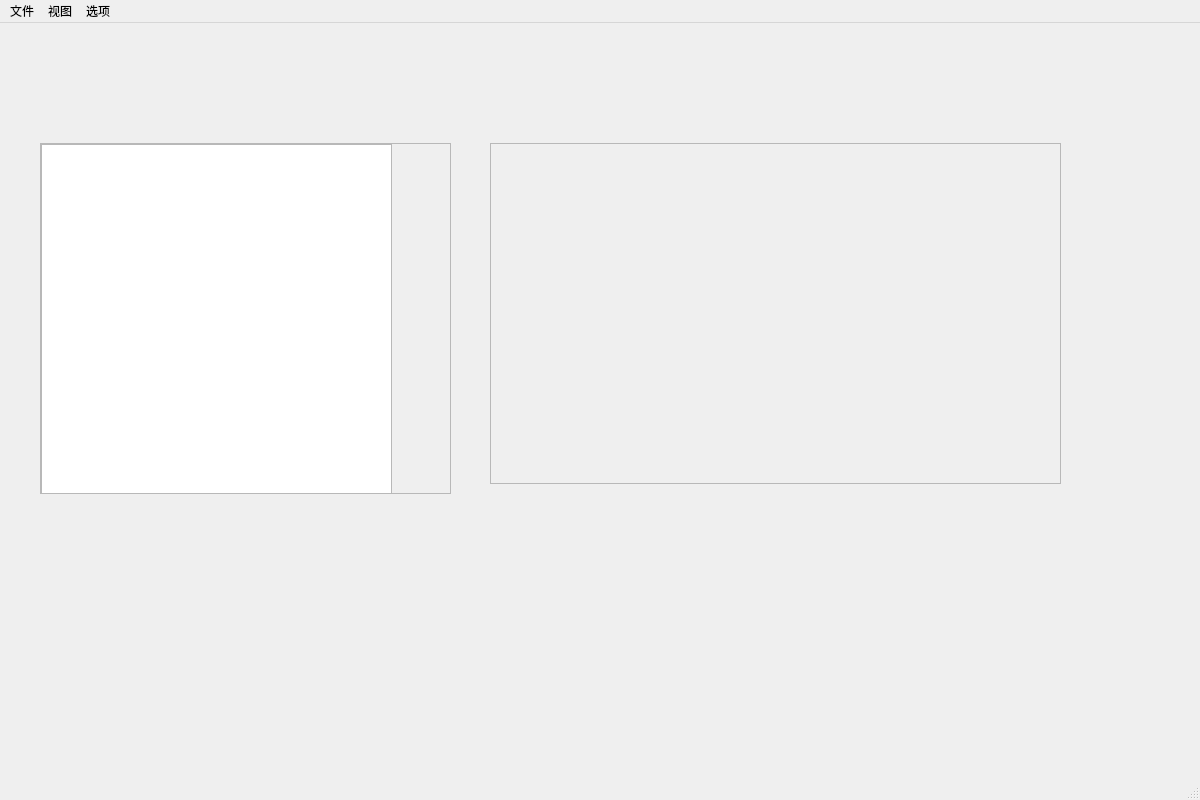
<?xml version="1.0" encoding="UTF-8"?>
<ui version="4.0">
 <class>ImageViewer</class>
 <widget class="QMainWindow" name="ImageViewer">
  <property name="geometry">
   <rect>
    <x>0</x>
    <y>0</y>
    <width>1200</width>
    <height>800</height>
   </rect>
  </property>
  <property name="mouseTracking">
   <bool>true</bool>
  </property>
  <property name="windowTitle">
   <string>ImageViewer</string>
  </property>
  <widget class="QWidget" name="centralwidget">
   <widget class="QScrollArea" name="scrollArea">
    <property name="enabled">
     <bool>true</bool>
    </property>
    <property name="geometry">
     <rect>
      <x>490</x>
      <y>120</y>
      <width>571</width>
      <height>341</height>
     </rect>
    </property>
    <property name="widgetResizable">
     <bool>true</bool>
    </property>
    <widget class="QWidget" name="scrollAreaWidgetContents">
     <property name="geometry">
      <rect>
       <x>0</x>
       <y>0</y>
       <width>569</width>
       <height>339</height>
      </rect>
     </property>
    </widget>
   </widget>
   <widget class="QScrollArea" name="scrollArea_2">
    <property name="geometry">
     <rect>
      <x>40</x>
      <y>120</y>
      <width>411</width>
      <height>351</height>
     </rect>
    </property>
    <property name="widgetResizable">
     <bool>true</bool>
    </property>
    <widget class="QWidget" name="scrollAreaWidgetContents_2">
     <property name="geometry">
      <rect>
       <x>0</x>
       <y>0</y>
       <width>409</width>
       <height>349</height>
      </rect>
     </property>
     <widget class="QListWidget" name="listWidget">
      <property name="geometry">
       <rect>
        <x>0</x>
        <y>0</y>
        <width>351</width>
        <height>910</height>
       </rect>
      </property>
      <property name="autoScroll">
       <bool>true</bool>
      </property>
      <property name="viewMode">
       <enum>QListView::IconMode</enum>
      </property>
      <property name="selectionRectVisible">
       <bool>true</bool>
      </property>
      <property name="itemAlignment">
       <set>Qt::AlignCenter</set>
      </property>
     </widget>
    </widget>
   </widget>
  </widget>
  <widget class="QMenuBar" name="menubar">
   <property name="geometry">
    <rect>
     <x>0</x>
     <y>0</y>
     <width>1200</width>
     <height>27</height>
    </rect>
   </property>
   <widget class="QMenu" name="wenjian">
    <property name="title">
     <string>文件</string>
    </property>
    <addaction name="new_2"/>
    <addaction name="open"/>
   </widget>
   <widget class="QMenu" name="shitu">
    <property name="title">
     <string>视图</string>
    </property>
    <addaction name="actionC"/>
    <addaction name="actionD"/>
   </widget>
   <widget class="QMenu" name="xuanxiang">
    <property name="title">
     <string>选项</string>
    </property>
    <addaction name="actionA"/>
    <addaction name="actionB"/>
   </widget>
   <widget class="QMenu" name="menusad">
    <property name="title">
     <string/>
    </property>
   </widget>
   <addaction name="wenjian"/>
   <addaction name="shitu"/>
   <addaction name="xuanxiang"/>
   <addaction name="menusad"/>
  </widget>
  <widget class="QStatusBar" name="statusbar"/>
  <action name="new_2">
   <property name="text">
    <string>新建</string>
   </property>
  </action>
  <action name="open">
   <property name="text">
    <string>打开</string>
   </property>
  </action>
  <action name="actionA">
   <property name="text">
    <string>A</string>
   </property>
  </action>
  <action name="actionB">
   <property name="text">
    <string>B</string>
   </property>
  </action>
  <action name="actionC">
   <property name="text">
    <string>C</string>
   </property>
  </action>
  <action name="actionD">
   <property name="text">
    <string>D</string>
   </property>
  </action>
 </widget>
 <resources/>
 <connections/>
</ui>
